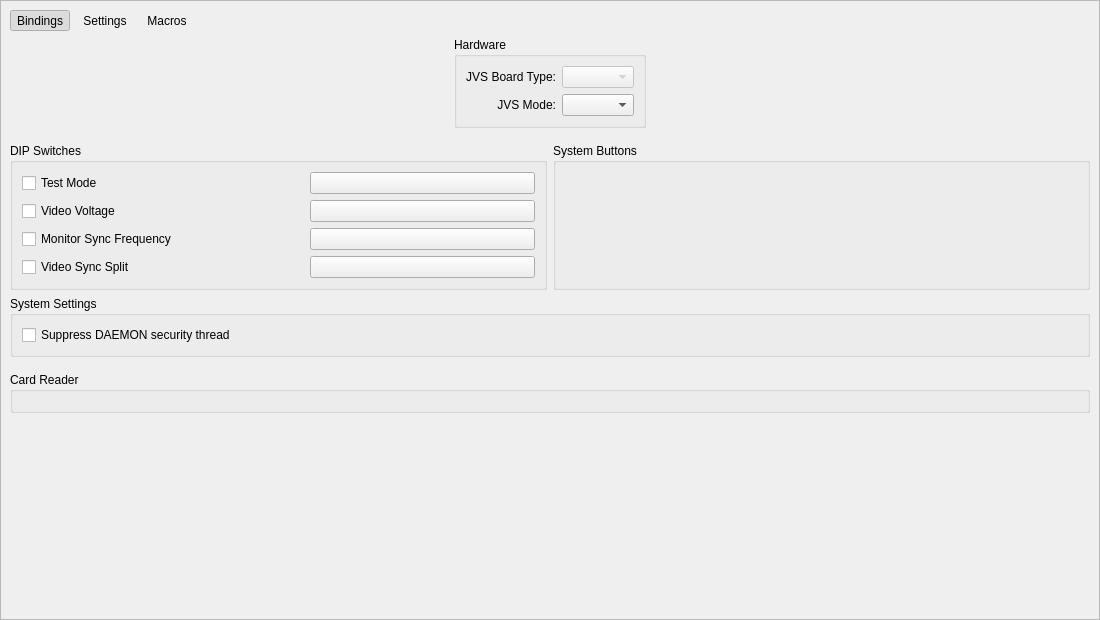
<?xml version="1.0" encoding="UTF-8"?>
<ui version="4.0">
 <class>JVSControlsWidget</class>
 <widget class="QWidget" name="JVSControlsWidget">
  <property name="geometry">
   <rect>
    <x>0</x>
    <y>0</y>
    <width>1100</width>
    <height>620</height>
   </rect>
  </property>
  <layout class="QGridLayout" name="gridLayout">
   <property name="leftMargin">
    <number>0</number>
   </property>
   <property name="topMargin">
    <number>0</number>
   </property>
   <property name="rightMargin">
    <number>0</number>
   </property>
   <property name="bottomMargin">
    <number>0</number>
   </property>
   <item row="0" column="0">
    <widget class="QScrollArea" name="scrollArea">
     <property name="frameShape">
      <enum>QFrame::Shape::StyledPanel</enum>
     </property>
     <property name="frameShadow">
      <enum>QFrame::Shadow::Sunken</enum>
     </property>
     <property name="widgetResizable">
      <bool>true</bool>
     </property>
     <widget class="QWidget" name="scrollAreaWidgetContents">
      <property name="geometry">
       <rect>
        <x>0</x>
        <y>0</y>
        <width>1098</width>
        <height>618</height>
       </rect>
      </property>
      <layout class="QVBoxLayout" name="scrollLayout">
       <item>
        <layout class="QHBoxLayout" name="viewSelectorRow">
         <item>
          <widget class="QToolButton" name="viewBindings">
           <property name="text">
            <string>Bindings</string>
           </property>
           <property name="icon">
            <iconset theme="controller-line"/>
           </property>
           <property name="checkable">
            <bool>true</bool>
           </property>
           <property name="checked">
            <bool>true</bool>
           </property>
           <property name="autoExclusive">
            <bool>true</bool>
           </property>
           <property name="toolButtonStyle">
            <enum>Qt::ToolButtonStyle::ToolButtonTextBesideIcon</enum>
           </property>
           <property name="autoRaise">
            <bool>true</bool>
           </property>
          </widget>
         </item>
         <item>
          <widget class="QToolButton" name="viewSettings">
           <property name="text">
            <string>Settings</string>
           </property>
           <property name="icon">
            <iconset theme="checkbox-multiple-blank-line"/>
           </property>
           <property name="checkable">
            <bool>true</bool>
           </property>
           <property name="autoExclusive">
            <bool>true</bool>
           </property>
           <property name="toolButtonStyle">
            <enum>Qt::ToolButtonStyle::ToolButtonTextBesideIcon</enum>
           </property>
           <property name="autoRaise">
            <bool>true</bool>
           </property>
          </widget>
         </item>
         <item>
          <widget class="QToolButton" name="viewMacros">
           <property name="text">
            <string>Macros</string>
           </property>
           <property name="icon">
            <iconset theme="flashlight-line"/>
           </property>
           <property name="checkable">
            <bool>true</bool>
           </property>
           <property name="autoExclusive">
            <bool>true</bool>
           </property>
           <property name="toolButtonStyle">
            <enum>Qt::ToolButtonStyle::ToolButtonTextBesideIcon</enum>
           </property>
           <property name="autoRaise">
            <bool>true</bool>
           </property>
          </widget>
         </item>
         <item>
          <spacer name="viewSelectorSpacer">
           <property name="orientation">
            <enum>Qt::Orientation::Horizontal</enum>
           </property>
           <property name="sizeHint" stdset="0">
            <size>
             <width>40</width>
             <height>20</height>
            </size>
           </property>
          </spacer>
         </item>
        </layout>
       </item>
       <item>
        <widget class="QStackedWidget" name="viewStack">
         <widget class="QWidget" name="bindingsView">
          <layout class="QVBoxLayout" name="bindingsViewLayout">
           <property name="leftMargin">
            <number>0</number>
           </property>
           <property name="topMargin">
            <number>0</number>
           </property>
           <property name="rightMargin">
            <number>0</number>
           </property>
           <property name="bottomMargin">
            <number>0</number>
           </property>
           <item>
            <layout class="QHBoxLayout" name="hardwareRow">
             <item>
              <spacer name="hwLeftSpacer">
               <property name="orientation">
                <enum>Qt::Orientation::Horizontal</enum>
               </property>
               <property name="sizeHint" stdset="0">
                <size>
                 <width>0</width>
                 <height>0</height>
                </size>
               </property>
              </spacer>
             </item>
             <item>
              <widget class="QGroupBox" name="hardwareGroup">
               <property name="sizePolicy">
                <sizepolicy hsizetype="Maximum" vsizetype="Preferred">
                 <horstretch>0</horstretch>
                 <verstretch>0</verstretch>
                </sizepolicy>
               </property>
               <property name="title">
                <string>Hardware</string>
               </property>
               <layout class="QGridLayout" name="hardwareLayout">
                <item row="0" column="0">
                 <widget class="QLabel" name="boardTypeLabel">
                  <property name="text">
                   <string>JVS Board Type:</string>
                  </property>
                  <property name="alignment">
                   <set>Qt::AlignmentFlag::AlignRight|Qt::AlignmentFlag::AlignTrailing|Qt::AlignmentFlag::AlignVCenter</set>
                  </property>
                  <property name="buddy">
                   <cstring>boardType</cstring>
                  </property>
                 </widget>
                </item>
                <item row="0" column="1">
                 <widget class="QComboBox" name="boardType">
                  <property name="enabled">
                   <bool>false</bool>
                  </property>
                  <property name="toolTip">
                   <string>Auto-detected from the game. Manual selection is not yet supported.</string>
                  </property>
                 </widget>
                </item>
                <item row="1" column="0">
                 <widget class="QLabel" name="pageLabel">
                  <property name="text">
                   <string>JVS Mode:</string>
                  </property>
                  <property name="alignment">
                   <set>Qt::AlignmentFlag::AlignRight|Qt::AlignmentFlag::AlignTrailing|Qt::AlignmentFlag::AlignVCenter</set>
                  </property>
                  <property name="buddy">
                   <cstring>pageSelector</cstring>
                  </property>
                 </widget>
                </item>
                <item row="1" column="1">
                 <widget class="QComboBox" name="pageSelector">
                  <property name="toolTip">
                   <string>Choose which JVS input group to configure (auto-selected from the game's mode).</string>
                  </property>
                 </widget>
                </item>
               </layout>
              </widget>
             </item>
             <item>
              <spacer name="hwRightSpacer">
               <property name="orientation">
                <enum>Qt::Orientation::Horizontal</enum>
               </property>
               <property name="sizeHint" stdset="0">
                <size>
                 <width>0</width>
                 <height>0</height>
                </size>
               </property>
              </spacer>
             </item>
            </layout>
           </item>
           <item>
            <widget class="QStackedWidget" name="pageStack">
             <widget class="QWidget" name="systemPage">
              <layout class="QVBoxLayout" name="systemPageLayout">
               <property name="leftMargin">
                <number>0</number>
               </property>
               <property name="rightMargin">
                <number>0</number>
               </property>
               <item>
                <layout class="QHBoxLayout" name="middleRow">
                 <item>
                  <widget class="QGroupBox" name="dipSwitchGroup">
                   <property name="title">
                    <string>DIP Switches</string>
                   </property>
                   <layout class="QGridLayout" name="dipSwitchLayout" columnstretch="1,0">
                    <item row="0" column="0">
                     <widget class="QCheckBox" name="testMode">
                      <property name="toolTip">
                       <string>Enter the machine's diagnostic test menu</string>
                      </property>
                      <property name="text">
                       <string>Test Mode</string>
                      </property>
                     </widget>
                    </item>
                    <item row="0" column="1">
                     <widget class="InputBindingWidget" name="toggleTestMode">
                      <property name="minimumSize">
                       <size>
                        <width>225</width>
                        <height>0</height>
                       </size>
                      </property>
                      <property name="maximumSize">
                       <size>
                        <width>225</width>
                        <height>16777215</height>
                       </size>
                      </property>
                      <property name="text">
                       <string/>
                      </property>
                     </widget>
                    </item>
                    <item row="1" column="0">
                     <widget class="QCheckBox" name="videoVoltage">
                      <property name="toolTip">
                       <string>Video output voltage level (3.3V when ON, 5V when OFF)</string>
                      </property>
                      <property name="text">
                       <string>Video Voltage</string>
                      </property>
                     </widget>
                    </item>
                    <item row="1" column="1">
                     <widget class="InputBindingWidget" name="toggleVideoVoltage">
                      <property name="minimumSize">
                       <size>
                        <width>225</width>
                        <height>0</height>
                       </size>
                      </property>
                      <property name="maximumSize">
                       <size>
                        <width>225</width>
                        <height>16777215</height>
                       </size>
                      </property>
                      <property name="text">
                       <string/>
                      </property>
                     </widget>
                    </item>
                    <item row="2" column="0">
                     <widget class="QCheckBox" name="monitorSyncFrequency">
                      <property name="toolTip">
                       <string>Monitor sync frequency (31kHz when ON, 15kHz when OFF)</string>
                      </property>
                      <property name="text">
                       <string>Monitor Sync Frequency</string>
                      </property>
                     </widget>
                    </item>
                    <item row="2" column="1">
                     <widget class="InputBindingWidget" name="toggleMonitorSyncFrequency">
                      <property name="minimumSize">
                       <size>
                        <width>225</width>
                        <height>0</height>
                       </size>
                      </property>
                      <property name="maximumSize">
                       <size>
                        <width>225</width>
                        <height>16777215</height>
                       </size>
                      </property>
                      <property name="text">
                       <string/>
                      </property>
                     </widget>
                    </item>
                    <item row="3" column="0">
                     <widget class="QCheckBox" name="videoSyncSplit">
                      <property name="toolTip">
                       <string>Video sync signal mode (separate H/V sync when ON, composite sync when OFF)</string>
                      </property>
                      <property name="text">
                       <string>Video Sync Split</string>
                      </property>
                     </widget>
                    </item>
                    <item row="3" column="1">
                     <widget class="InputBindingWidget" name="toggleVideoSyncSplit">
                      <property name="minimumSize">
                       <size>
                        <width>225</width>
                        <height>0</height>
                       </size>
                      </property>
                      <property name="maximumSize">
                       <size>
                        <width>225</width>
                        <height>16777215</height>
                       </size>
                      </property>
                      <property name="text">
                       <string/>
                      </property>
                     </widget>
                    </item>
                   </layout>
                  </widget>
                 </item>
                 <item>
                  <widget class="QGroupBox" name="systemButtonsGroup">
                   <property name="title">
                    <string>System Buttons</string>
                   </property>
                   <layout class="QGridLayout" name="systemButtonsLayout" columnstretch="1"/>
                  </widget>
                 </item>
                </layout>
               </item>
               <item>
                <widget class="QGroupBox" name="systemSettingsGroup">
                 <property name="title">
                  <string>System Settings</string>
                 </property>
                 <layout class="QGridLayout" name="systemSettingsLayout" columnstretch="1,0">
                  <item row="0" column="0" colspan="2">
                   <widget class="QCheckBox" name="suppressDaemon">
                    <property name="toolTip">
                     <string>Avoids dongle I/O errors by suppressing the DAEMON driver security dongle check routine</string>
                    </property>
                    <property name="text">
                     <string>Suppress DAEMON security thread</string>
                    </property>
                   </widget>
                  </item>
                 </layout>
                </widget>
               </item>
              </layout>
             </widget>
             <widget class="QWidget" name="fightingPage">
              <layout class="QVBoxLayout" name="fightingPageLayout">
               <property name="leftMargin">
                <number>0</number>
               </property>
               <property name="rightMargin">
                <number>0</number>
               </property>
              </layout>
             </widget>
             <widget class="QWidget" name="racingPage">
              <layout class="QVBoxLayout" name="racingPageLayout">
               <property name="leftMargin">
                <number>0</number>
               </property>
               <property name="rightMargin">
                <number>0</number>
               </property>
              </layout>
             </widget>
             <widget class="QWidget" name="drumPage">
              <layout class="QVBoxLayout" name="drumPageLayout">
               <property name="leftMargin">
                <number>0</number>
               </property>
               <property name="rightMargin">
                <number>0</number>
               </property>
              </layout>
             </widget>
             <widget class="QWidget" name="twinstickPage">
              <layout class="QVBoxLayout" name="twinstickPageLayout">
               <property name="leftMargin">
                <number>0</number>
               </property>
               <property name="rightMargin">
                <number>0</number>
               </property>
              </layout>
             </widget>
             <widget class="QWidget" name="lightgunPage">
              <layout class="QVBoxLayout" name="lightgunPageLayout">
               <property name="leftMargin">
                <number>0</number>
               </property>
               <property name="rightMargin">
                <number>0</number>
               </property>
              </layout>
             </widget>
             <widget class="QWidget" name="standardPage">
              <layout class="QVBoxLayout" name="standardPageLayout">
               <property name="leftMargin">
                <number>0</number>
               </property>
               <property name="rightMargin">
                <number>0</number>
               </property>
              </layout>
             </widget>
             <widget class="QWidget" name="touchPage">
              <layout class="QVBoxLayout" name="touchPageLayout">
               <property name="leftMargin">
                <number>0</number>
               </property>
               <property name="rightMargin">
                <number>0</number>
               </property>
              </layout>
             </widget>
            </widget>
           </item>
          </layout>
         </widget>
         <widget class="QWidget" name="settingsView">
          <layout class="QVBoxLayout" name="settingsViewLayout">
           <property name="leftMargin">
            <number>0</number>
           </property>
           <property name="topMargin">
            <number>0</number>
           </property>
           <property name="rightMargin">
            <number>0</number>
           </property>
           <property name="bottomMargin">
            <number>0</number>
           </property>
          </layout>
         </widget>
         <widget class="QWidget" name="macrosView">
          <layout class="QVBoxLayout" name="macrosViewLayout">
           <property name="leftMargin">
            <number>0</number>
           </property>
           <property name="topMargin">
            <number>0</number>
           </property>
           <property name="rightMargin">
            <number>0</number>
           </property>
           <property name="bottomMargin">
            <number>0</number>
           </property>
          </layout>
         </widget>
        </widget>
       </item>
       <item>
        <widget class="QGroupBox" name="CardInputsGroup">
         <property name="title">
          <string>Card Reader</string>
         </property>
         <layout class="QGridLayout" name="cardButtonsLayout" columnstretch="1"/>
        </widget>
       </item>
       <item>
        <spacer name="verticalSpacer">
         <property name="orientation">
          <enum>Qt::Orientation::Vertical</enum>
         </property>
         <property name="sizeHint" stdset="0">
          <size>
           <width>20</width>
           <height>40</height>
          </size>
         </property>
        </spacer>
       </item>
      </layout>
     </widget>
    </widget>
   </item>
  </layout>
 </widget>
 <customwidgets>
  <customwidget>
   <class>InputBindingWidget</class>
   <extends>QPushButton</extends>
   <header>Settings/InputBindingWidget.h</header>
  </customwidget>
 </customwidgets>
 <tabstops>
  <tabstop>viewBindings</tabstop>
  <tabstop>viewSettings</tabstop>
  <tabstop>viewMacros</tabstop>
  <tabstop>boardType</tabstop>
  <tabstop>pageSelector</tabstop>
  <tabstop>testMode</tabstop>
  <tabstop>toggleTestMode</tabstop>
  <tabstop>videoVoltage</tabstop>
  <tabstop>toggleVideoVoltage</tabstop>
  <tabstop>monitorSyncFrequency</tabstop>
  <tabstop>toggleMonitorSyncFrequency</tabstop>
  <tabstop>videoSyncSplit</tabstop>
  <tabstop>toggleVideoSyncSplit</tabstop>
  <tabstop>suppressDaemon</tabstop>
 </tabstops>
 <resources/>
 <connections/>
</ui>
